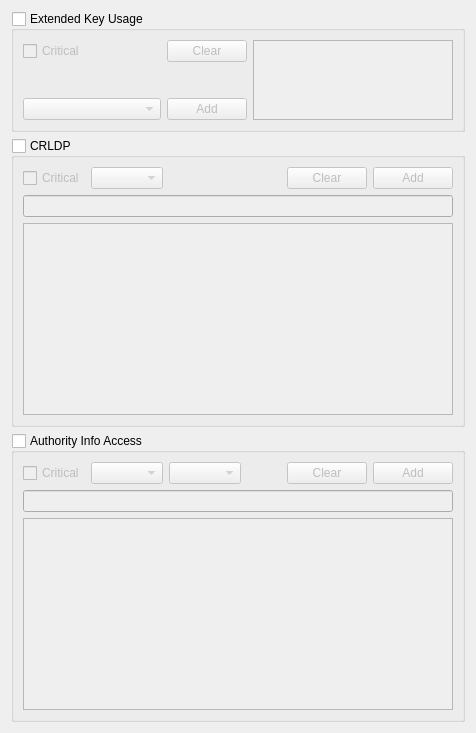
     <widget class="QWidget" name="mExtend2Tab">
      <attribute name="title">
       <string>Extend2</string>
      </attribute>
      <layout class="QVBoxLayout" name="verticalLayout_3">
       <item>
        <widget class="QGroupBox" name="mEKUGroup">
         <property name="minimumSize">
          <size>
           <width>0</width>
           <height>0</height>
          </size>
         </property>
         <property name="title">
          <string>Extended Key Usage</string>
         </property>
         <property name="checkable">
          <bool>true</bool>
         </property>
         <property name="checked">
          <bool>false</bool>
         </property>
         <layout class="QVBoxLayout" name="verticalLayout_10">
          <item>
           <layout class="QGridLayout" name="gridLayout_14">
            <item row="0" column="1">
             <widget class="QPushButton" name="mEKUClearBtn">
              <property name="maximumSize">
               <size>
                <width>80</width>
                <height>16777215</height>
               </size>
              </property>
              <property name="text">
               <string>Clear</string>
              </property>
             </widget>
            </item>
            <item row="1" column="0">
             <spacer name="verticalSpacer_9">
              <property name="orientation">
               <enum>Qt::Vertical</enum>
              </property>
              <property name="sizeType">
               <enum>QSizePolicy::Minimum</enum>
              </property>
              <property name="sizeHint" stdset="0">
               <size>
                <width>20</width>
                <height>10</height>
               </size>
              </property>
             </spacer>
            </item>
            <item row="2" column="1">
             <widget class="QPushButton" name="mEKUAddBtn">
              <property name="text">
               <string>Add</string>
              </property>
             </widget>
            </item>
            <item row="0" column="0">
             <widget class="QCheckBox" name="mEKUCriticalCheck">
              <property name="text">
               <string>Critical</string>
              </property>
             </widget>
            </item>
            <item row="2" column="0">
             <widget class="QComboBox" name="mEKUCombo"/>
            </item>
            <item row="0" column="2" rowspan="3">
             <widget class="QListWidget" name="mEKUList">
              <property name="maximumSize">
               <size>
                <width>200</width>
                <height>80</height>
               </size>
              </property>
              <property name="contextMenuPolicy">
               <enum>Qt::CustomContextMenu</enum>
              </property>
             </widget>
            </item>
           </layout>
          </item>
         </layout>
        </widget>
       </item>
       <item>
        <widget class="QGroupBox" name="mCRLDPGroup">
         <property name="minimumSize">
          <size>
           <width>0</width>
           <height>0</height>
          </size>
         </property>
         <property name="title">
          <string>CRLDP</string>
         </property>
         <property name="checkable">
          <bool>true</bool>
         </property>
         <property name="checked">
          <bool>false</bool>
         </property>
         <layout class="QVBoxLayout" name="verticalLayout_11">
          <item>
           <layout class="QGridLayout" name="gridLayout_3">
            <item row="0" column="2">
             <spacer name="horizontalSpacer_7">
              <property name="orientation">
               <enum>Qt::Horizontal</enum>
              </property>
              <property name="sizeHint" stdset="0">
               <size>
                <width>40</width>
                <height>20</height>
               </size>
              </property>
             </spacer>
            </item>
            <item row="0" column="1">
             <widget class="QComboBox" name="mCRLDPCombo"/>
            </item>
            <item row="0" column="3">
             <widget class="QPushButton" name="mCRLDPClearBtn">
              <property name="text">
               <string>Clear</string>
              </property>
             </widget>
            </item>
            <item row="0" column="0">
             <widget class="QCheckBox" name="mCRLDPCriticalCheck">
              <property name="text">
               <string>Critical</string>
              </property>
             </widget>
            </item>
            <item row="0" column="4">
             <widget class="QPushButton" name="mCRLDPAddBtn">
              <property name="text">
               <string>Add</string>
              </property>
             </widget>
            </item>
           </layout>
          </item>
          <item>
           <widget class="QLineEdit" name="mCRLDPText"/>
          </item>
          <item>
           <widget class="QTableWidget" name="mCRLDPTable">
            <property name="contextMenuPolicy">
             <enum>Qt::CustomContextMenu</enum>
            </property>
            <attribute name="horizontalHeaderHighlightSections">
             <bool>false</bool>
            </attribute>
            <attribute name="verticalHeaderHighlightSections">
             <bool>false</bool>
            </attribute>
           </widget>
          </item>
         </layout>
        </widget>
       </item>
       <item>
        <widget class="QGroupBox" name="mAIAGroup">
         <property name="minimumSize">
          <size>
           <width>0</width>
           <height>0</height>
          </size>
         </property>
         <property name="title">
          <string>Authority Info Access</string>
         </property>
         <property name="checkable">
          <bool>true</bool>
         </property>
         <property name="checked">
          <bool>false</bool>
         </property>
         <layout class="QVBoxLayout" name="verticalLayout_12">
          <item>
           <layout class="QGridLayout" name="gridLayout_15">
            <item row="0" column="1">
             <widget class="QComboBox" name="mAIATargetCombo"/>
            </item>
            <item row="0" column="4">
             <widget class="QPushButton" name="mAIAClearBtn">
              <property name="text">
               <string>Clear</string>
              </property>
             </widget>
            </item>
            <item row="0" column="2">
             <widget class="QComboBox" name="mAIATypeCombo"/>
            </item>
            <item row="0" column="5">
             <widget class="QPushButton" name="mAIAAddBtn">
              <property name="text">
               <string>Add</string>
              </property>
             </widget>
            </item>
            <item row="0" column="0">
             <widget class="QCheckBox" name="mAIACriticalCheck">
              <property name="text">
               <string>Critical</string>
              </property>
             </widget>
            </item>
            <item row="0" column="3">
             <spacer name="horizontalSpacer_8">
              <property name="orientation">
               <enum>Qt::Horizontal</enum>
              </property>
              <property name="sizeHint" stdset="0">
               <size>
                <width>40</width>
                <height>20</height>
               </size>
              </property>
             </spacer>
            </item>
           </layout>
          </item>
          <item>
           <widget class="QLineEdit" name="mAIAText"/>
          </item>
          <item>
           <widget class="QTableWidget" name="mAIATable">
            <property name="contextMenuPolicy">
             <enum>Qt::CustomContextMenu</enum>
            </property>
            <attribute name="horizontalHeaderHighlightSections">
             <bool>false</bool>
            </attribute>
            <attribute name="verticalHeaderHighlightSections">
             <bool>false</bool>
            </attribute>
           </widget>
          </item>
         </layout>
        </widget>
       </item>
      </layout>
     </widget>
